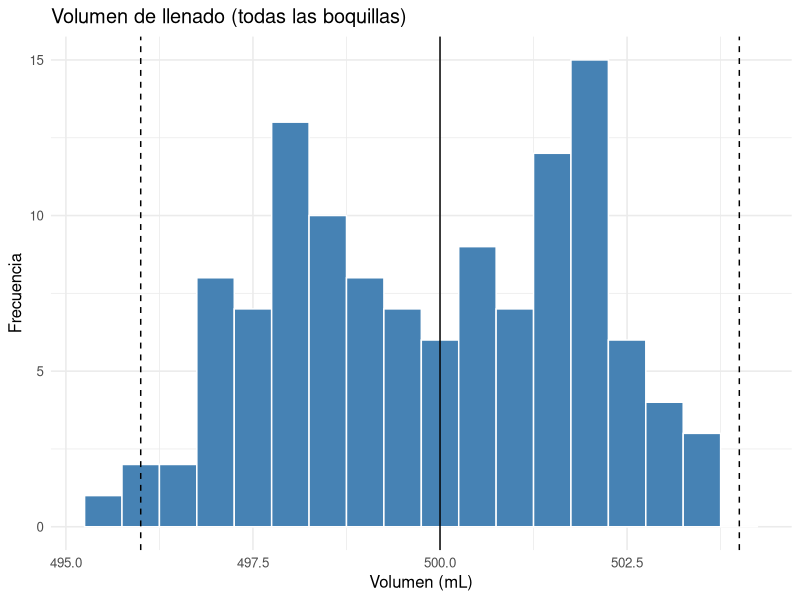
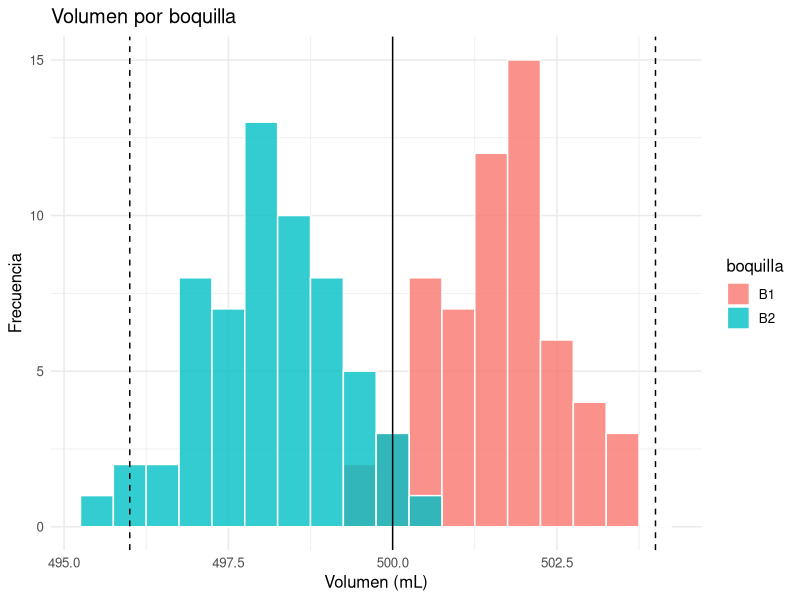
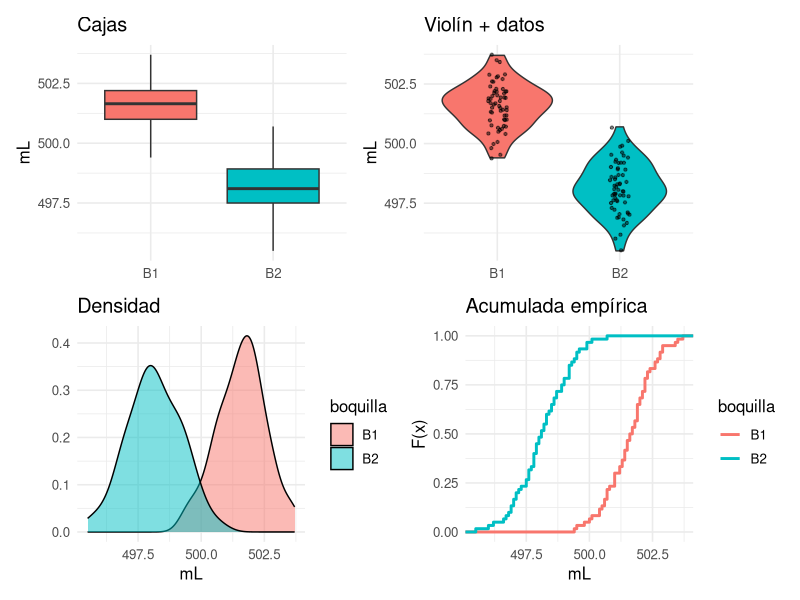

Here is the R script that generated these plots, in order:
## ---- chunk 1
knitr::opts_chunk$set(echo = TRUE, message = FALSE, warning = FALSE,
                      fig.width = 7, fig.height = 4)
## ---- chunk 2
library(tidyverse)
library(knitr)
library(patchwork)
theme_set(theme_minimal(base_size = 12))
## ---- chunk 3
llenado <- read_csv("../datos/llenado-envases.csv")
glimpse(llenado)
LIE <- 496; LSE <- 504; nominal <- 500
## ---- chunk 4
ggplot(llenado, aes(volumen_ml)) +
  geom_histogram(binwidth = 0.5, fill = "steelblue", colour = "white") +
  geom_vline(xintercept = c(LIE, nominal, LSE), linetype = c(2, 1, 2)) +
  labs(title = "Volumen de llenado (todas las boquillas)", x = "Volumen (mL)", y = "Frecuencia")
## ---- chunk 5
llenado |>
  summarise(n = n(), media = mean(volumen_ml), mediana = median(volumen_ml),
            s = sd(volumen_ml), RIC = IQR(volumen_ml),
            min = min(volumen_ml), max = max(volumen_ml)) |>
  kable(digits = 2)
## ---- chunk 6
ggplot(llenado, aes(volumen_ml, fill = boquilla)) +
  geom_histogram(binwidth = 0.5, colour = "white", alpha = 0.8, position = "identity") +
  geom_vline(xintercept = c(LIE, nominal, LSE), linetype = c(2, 1, 2)) +
  labs(title = "Volumen por boquilla", x = "Volumen (mL)", y = "Frecuencia")
## ---- chunk 7
resumen <- llenado |>
  group_by(boquilla) |>
  summarise(n = n(), media = mean(volumen_ml), mediana = median(volumen_ml),
            s = sd(volumen_ml), RIC = IQR(volumen_ml), CV_pct = 100 * s / media,
            min = min(volumen_ml), max = max(volumen_ml))
kable(resumen, digits = 2)
## ---- chunk 8
g1 <- ggplot(llenado, aes(boquilla, volumen_ml, fill = boquilla)) +
  geom_boxplot(show.legend = FALSE) + labs(title = "Cajas", x = NULL, y = "mL")
g2 <- ggplot(llenado, aes(boquilla, volumen_ml, fill = boquilla)) +
  geom_violin(show.legend = FALSE) +
  geom_jitter(width = 0.08, size = 0.8, alpha = 0.5, show.legend = FALSE) +
  labs(title = "Violín + datos", x = NULL, y = "mL")
g3 <- ggplot(llenado, aes(volumen_ml, fill = boquilla)) +
  geom_density(alpha = 0.5) + labs(title = "Densidad", x = "mL", y = NULL)
g4 <- ggplot(llenado, aes(volumen_ml, colour = boquilla)) +
  stat_ecdf(linewidth = 1) + labs(title = "Acumulada empírica", x = "mL", y = "F(x)")
(g1 + g2) / (g3 + g4)
## ---- chunk 9
llenado |>
  group_by(boquilla, turno) |>
  summarise(media = mean(volumen_ml), s = sd(volumen_ml), .groups = "drop") |>
  kable(digits = 2)
## ---- chunk 10
regla <- function(y) {
  z <- (y - mean(y)) / sd(y)
  c(`|z|<=1` = mean(abs(z) <= 1), `|z|<=2` = mean(abs(z) <= 2), `|z|<=3` = mean(abs(z) <= 3))
}
bind_rows(
  tibble(grupo = "Todos", !!!regla(llenado$volumen_ml)),
  llenado |> group_by(grupo = boquilla) |>
    summarise(as_tibble_row(regla(volumen_ml)))
) |>
  mutate(across(-grupo, ~ round(100 * .x, 1))) |>
  kable(caption = "Porcentaje observado dentro de ±k s (esperado: 68 / 95 / 99.7 %)")
## ---- chunk 11
llenado |>
  group_by(boquilla) |>
  mutate(Q1 = quantile(volumen_ml, .25), Q3 = quantile(volumen_ml, .75),
         atipico = volumen_ml < Q1 - 1.5 * (Q3 - Q1) | volumen_ml > Q3 + 1.5 * (Q3 - Q1)) |>
  filter(atipico) |>
  select(orden, turno, boquilla, volumen_ml) |>
  kable()

llenado |>
  group_by(boquilla) |>
  summarise(fuera_espec = sum(volumen_ml < LIE | volumen_ml > LSE),
            desvio_vs_nominal = mean(volumen_ml) - nominal) |>
  kable(digits = 2)
